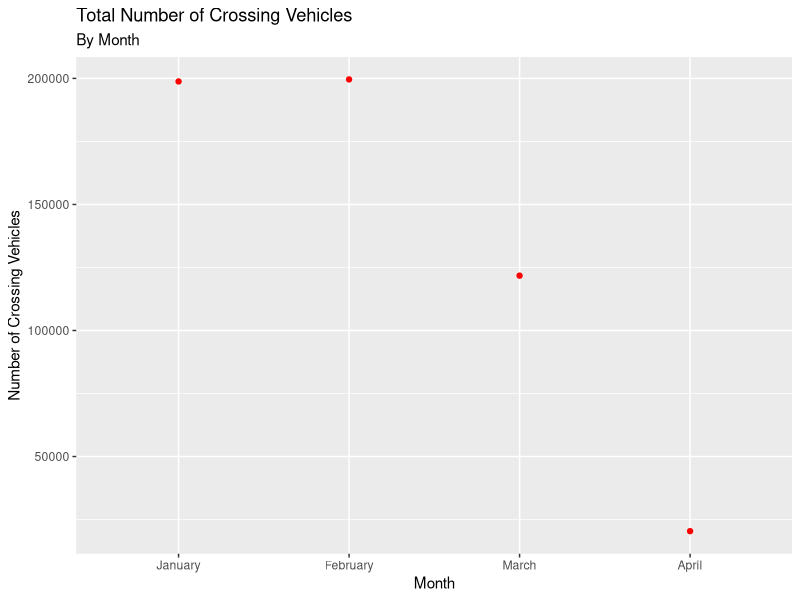

Write R code to recreate this figure.
## ---- chunk 1
knitr::opts_chunk$set(echo = FALSE, warning = FALSE)
## ---- chunk 2
library(tidyverse)
library(broom)
library(stringr)
library(knitr)
library(tidyverse)
library(gridExtra)
library(leaps)
library(rms)
## ---- chunk 3
whirlpool <- read_csv("data/whirlpool.csv")
lewiston_queenston <- read_csv("data/lewistonQueenston.csv")
rainbow <- read_csv("data/rainbow.csv")
bridges_total <- read_csv("data/combined_bridges1.csv")

bridges_total <- bridges_total %>%
  select(Month, Day, `Day of Week`, Auto, Bus, Truck, `RV/Limo`, `Total Vehicles`) %>%
  mutate(Month = as.factor(Month),
         Month = fct_relevel(Month, "January", "February", "March", "April"))

## ---- chunk 4
bridges_total1 <- bridges_total %>%
  group_by(Month) %>%
  summarise(total = sum(`Total Vehicles`)) %>%
  arrange(total)
bridges_total1
## ---- chunk 5
ggplot(data = bridges_total1, mapping = aes(x = Month, y = total)) +
  geom_point(color = "red") +
  labs(title = "Total Number of Crossing Vehicles",
       subtitle = "By Month",
       x = "Month",
       y = "Number of Crossing Vehicles")
